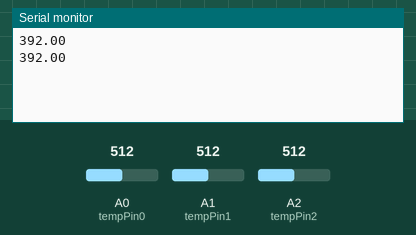
Recording of a sketch running on a simulated Arduino Uno, built with avr-gcc and run on an emulated ATmega328P. Shown: the last lines printed to the serial monitor. Inputs (shaded band) come from the test bench; at power-on: A0 (tempPin0) = 512, A1 (tempPin1) = 512, A2 (tempPin2) = 512.

Above: at 1.2 s.
1.3 s: A0 (tempPin0) set to 716
At 1.3 s:
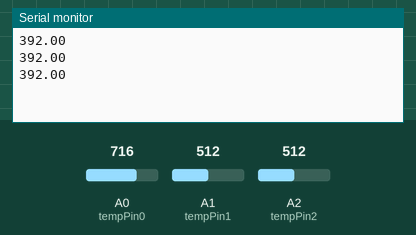
2.8 s: A1 (tempPin1) set to 716
At 3.4 s:
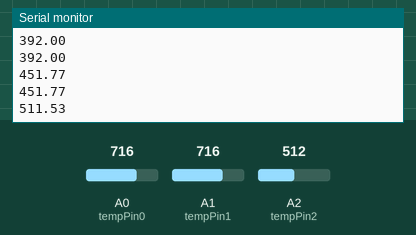
4.3 s: A2 (tempPin2) set to 716
At 5.2 s:
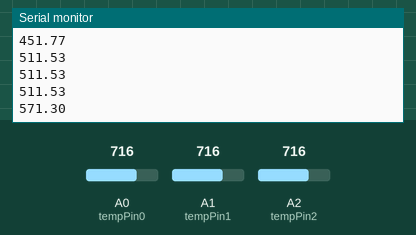
5.8 s: A0 (tempPin0) set to 900
At 6.3 s:
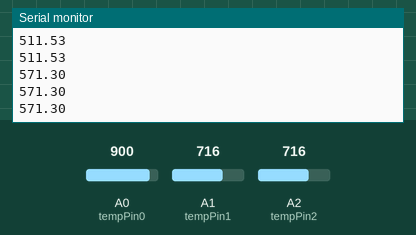
7.3 s: A1 (tempPin1) set to 900
At 8.0 s:
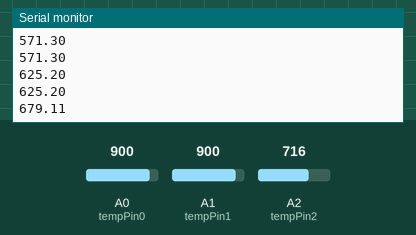
8.8 s: A2 (tempPin2) set to 900
At 8.8 s:
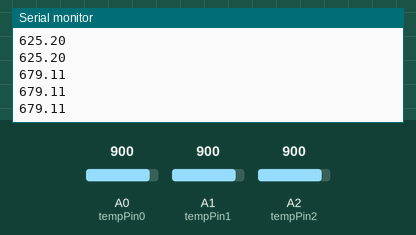
Timing chart, 0 to 11.3 s (numbered marks = the images above; inputs shaded):
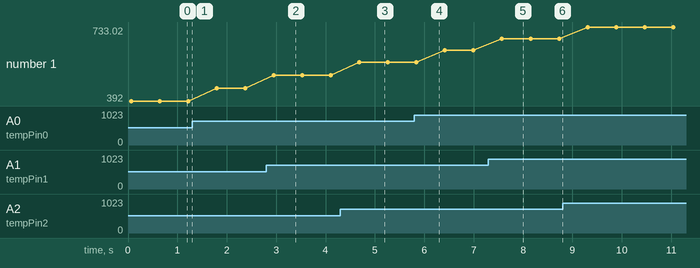

Measured:
- after the input at 2.8 s, the serial monitor: prints a new line after 0.15 s (image 2)
- after the input at 4.3 s, the serial monitor: prints a new line after 0.38 s (image 3)
- after the input at 7.3 s, the serial monitor: prints a new line after 0.27 s (image 5)
- plotted number 1: 392 → 451.77 after the input at 1.3 s, 451.77 → 511.53 after the input at 2.8 s, 511.53 → 571.3 after the input at 4.3 s, 571.3 → 625.2 after the input at 5.8 s, 625.2 → 679.11 after the input at 7.3 s

The sketch:

dataSendMultipleSensorToOurApp.ino
```cpp
/*
 * Start Date: November 23 2017
 * End Date: December 12 2017
 * ELE 591: Wearable-Internet of Things (W-IoT)
 * Developed by: Team E-SmartShirt: Muhammad Enayetur Rahman
 * using multiple sensor TMP36 with Arduino UNO and BlueSMiRF to Our Android App: Smartshirt
*/

#include <SoftwareSerial.h>
#include <Arduino.h>

SoftwareSerial BTserial(2, 3); // RX | TX

int tempPin0 = A0;
int tempPin1 = A1;
int tempPin2 = A2;

float voltage, degreesC, degreesF;
float temp1, temp2, temp3, tempAvg;
float tempk[4];

void setup()
{
  BTserial.begin(115200);  // The Bluetooth Mate defaults to 115200bps
  Serial.begin(9600);
}

void loop()
{
  readSensors();
  sendAndroidValues();
  delay(500);
}

void sendAndroidValues()
{
  BTserial.print("{");
  //for loop cycles through 4 sensors and sends values via serial
  for(int k=0; k<4; k++)
  {
    BTserial.print("val");
    BTserial.print(k);
    BTserial.print(":");

    BTserial.print(tempk[k]);

    if(k < 3)
    {
       BTserial.print(",");
    }
  }
 BTserial.print("}"); //used as an end of transmission character - used in app for string length
 BTserial.println();
 delay(10);        //added a delay to eliminate missed transmissions
}

float getTemperature(int pin)
{
  voltage = (analogRead(pin) * (5.0/1024));
  delay(10);
  voltage = 0.0;
  voltage = (analogRead(pin) * (5.0/1024));
  delay(10);
  degreesC = (voltage - 0.5) * 100.0;
  degreesF = degreesC * (9.0/5.0) + 32.0;
  return degreesF;
}


void readSensors()
{
  // read the analog in values to the sensor array
  tempk[0] = getTemperature(tempPin0);
  tempk[1] = getTemperature(tempPin1);
  tempk[2] = getTemperature(tempPin2);
  // get the average
  tempk[3] = getAverage(tempk[0], tempk[1], tempk[2]);
}

float getAverage(float temp1, float temp2, float temp3)
{
  float tempAvg = 0.0;
  tempAvg = (temp1 + temp2 + temp3) / 3;
  Serial.println(tempAvg);
  return tempAvg;
}
```
